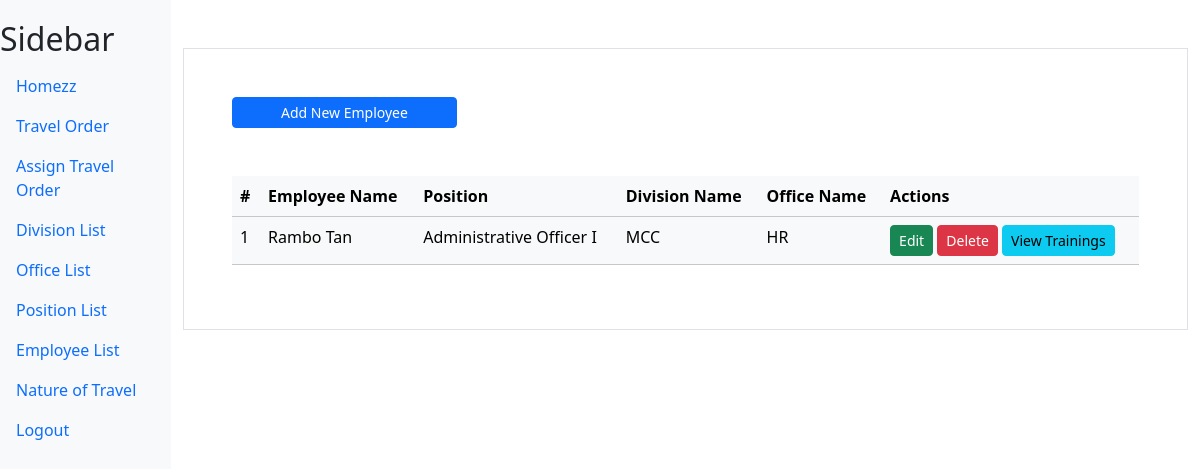
Page /employee/ (signed in) on the earlier database version.
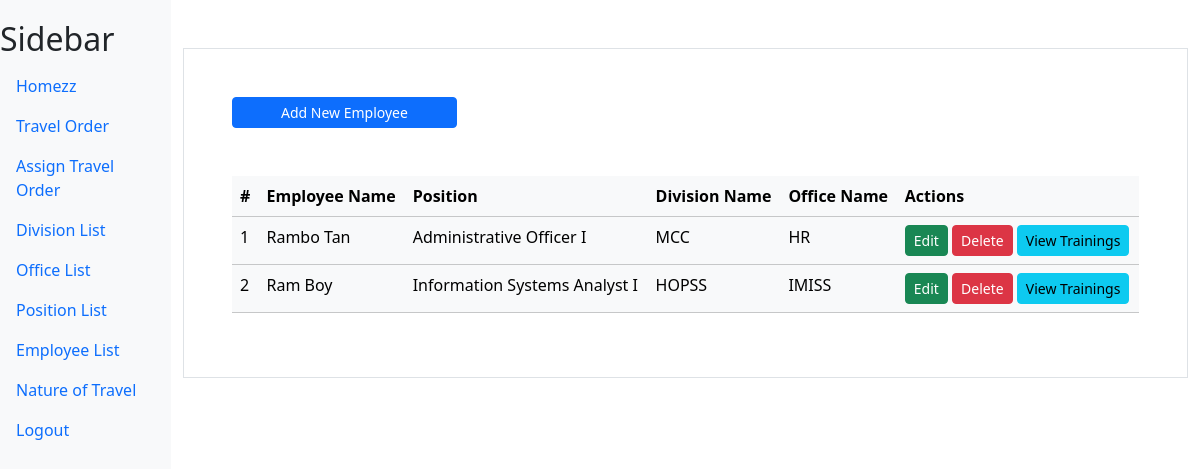
Same page on the later database version.
### myapp/models.py (models this page shows)
class Employee(models.Model):
    employee_name = models.CharField(max_length=100, verbose_name="Employee Name")
    position = models.ForeignKey(Position,on_delete=models.CASCADE)
    office = models.ForeignKey(Office,on_delete=models.CASCADE)

class Position(models.Model):
    position_name = models.CharField(max_length=100, verbose_name="Position")

class Office(models.Model):
    office_name = models.CharField(max_length=100, verbose_name="Office")
    division = models.ForeignKey(Division,on_delete=models.CASCADE)

class Division(models.Model):
    division_name = models.CharField(max_length=100, verbose_name="Division")

### myapp/views.py (the view, shortened to what this page needs)
# urls.py: path('employee/',views.employee,name='employee'),
@login_required
def employee(request):
    position = Position.objects.all()
    division = Division.objects.all()
    office = Office.objects.all()
    employee = Employee.objects.all()
    context = {"position_list":position,"division_list":division,"office_list":office,"employee_list":employee}
    return render(request,'myapp/employee.html',context)

### myapp/templates/myapp/employee.html (shortened to what this page needs)
{% extends "myapp/base.html" %}
{% block content %}
<div class="container mt-5 p-5 border">
    <div class="">
        <a href="#" class="btn btn-primary px-5 btn-sm" data-bs-toggle="modal" data-bs-target="#addModal">Add New Employee</a>
    </div>
    <table class="table mt-5 table-light">
        <thead>
            <tr>
                <th scope="col">#</th>
                <th scope="col">Employee Name</th>
                <th scope="col">Position</th>
                <th scope="col">Division Name</th>
                <th scope="col">Office Name</th>
                <th scope="col">Actions</th>
            </tr>
        </thead>
        <tbody>
            {% for employee in employee_list %}
            <tr>
                <td>{{ forloop.counter }}</td>
                <td>{{ employee.employee_name }}</td>
                <td>{{ employee.position.position_name }}</td>
                <td>{{ employee.office.division.division_name }}</td>
                <td>{{ employee.office.office_name }}</td>
                <td>
                    <a href="#" class="btn btn-success btn-sm" data-bs-toggle="modal" data-bs-target="#updateModal_{{ employee.id }}">Edit</a>
                    <a href="#" class="btn btn-danger btn-sm" data-bs-toggle="modal" data-bs-target="#deleteModal_{{ employee.id }}">Delete</a>
                    <a href="/trainings/{{ employee.id }}" class="btn btn-info btn-sm">View Trainings</a>
                </td>
            </tr>
            {% endfor %}
        </tbody>
    </table>
</div>
{% endblock content %}

Differences in the rows shown:
added Employee: employee_name "Ram Boy", position.position_name "Information Systems Analyst I", office.division.division_name "HOPSS", office.office_name "IMISS"
